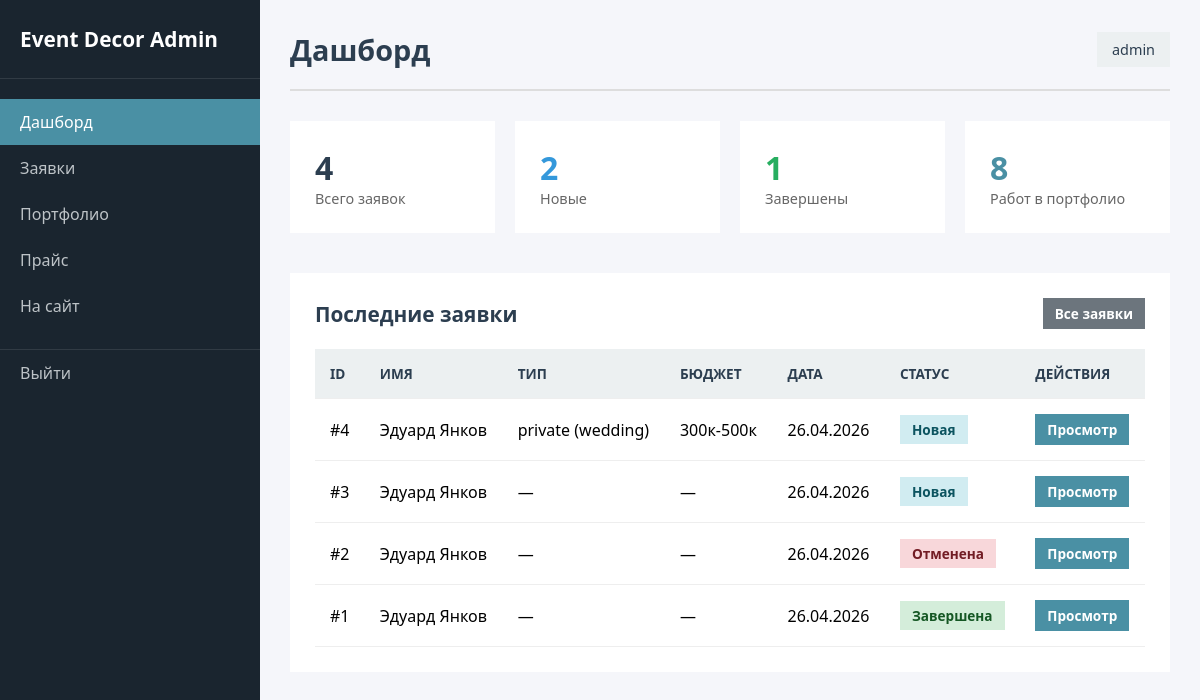
Page /admin (signed in) on the committed database.
### app.py (models this page shows)
class Order(db.Model):
    id = db.Column(db.Integer, primary_key=True)
    name = db.Column(db.String(100), nullable=False)
    phone = db.Column(db.String(20), nullable=False)
    email = db.Column(db.String(100), default='')
    event_date = db.Column(db.String(50))
    event_type = db.Column(db.String(50))
    sub_type = db.Column(db.String(50))
    budget = db.Column(db.String(50))
    message = db.Column(db.Text)
    status = db.Column(db.String(20), default='new')  # new, completed, cancelled
    created_at = db.Column(db.DateTime, default=datetime.utcnow)

### app.py (the view)
@app.route('/admin')
@login_required
def admin_dashboard():
    stats = {
        'total_orders': Order.query.count(),
        'new_orders': Order.query.filter_by(status='new').count(),
        'completed': Order.query.filter_by(status='completed').count(),
        'portfolio_items': PortfolioItem.query.count()
    }
    recent_orders = Order.query.order_by(Order.created_at.desc()).limit(5).all()
    return render_template('admin/dashboard.html', stats=stats, recent_orders=recent_orders)

### app.py (called while the page is built)
def login_required(f):
    @wraps(f)
    def decorated_function(*args, **kwargs):
        if 'logged_in' not in session:
            flash('Пожалуйста, войдите в систему', 'warning')
            return redirect(url_for('admin_login'))
        return f(*args, **kwargs)
    return decorated_function

### templates/admin/dashboard.html (shortened to what this page needs)
{% extends 'admin/base.html' %}
{% block page_title %}Дашборд{% endblock %}
{% block content %}
<div class="dashboard-stats">
    <div class="stat-card">
        <div class="stat-content">
            <span class="stat-number">{{ stats.total_orders }}</span>
            <span class="stat-label">Всего заявок</span>
        </div>
    </div>
    <div class="stat-card new">
        <div class="stat-content">
            <span class="stat-number">{{ stats.new_orders }}</span>
            <span class="stat-label">Новые</span>
        </div>
    </div>
    <div class="stat-card completed">
        <div class="stat-content">
            <span class="stat-number">{{ stats.completed }}</span>
            <span class="stat-label">Завершены</span>
        </div>
    </div>
    <div class="stat-card portfolio">
        <div class="stat-content">
            <span class="stat-number">{{ stats.portfolio_items }}</span>
            <span class="stat-label">Работ в портфолио</span>
        </div>
    </div>
</div>
<div class="dashboard-section">
    <div class="section-header">
        <h2>Последние заявки</h2>
        <a href="{{ url_for('admin_orders') }}" class="btn btn-secondary btn-sm">Все заявки</a>
    </div>
    <div class="table-container">
        <table class="admin-table">
            <thead>
                <tr>
                    <th>ID</th>
                    <th>Имя</th>
                    <th>Тип</th>
                    <th>Бюджет</th>
                    <th>Дата</th>
                    <th>Статус</th>
                    <th>Действия</th>
                </tr>
            </thead>
            <tbody>
                {% for order in recent_orders %}
                <tr>
                    <td>#{{ order.id }}</td>
                    <td>{{ order.name }}</td>
                    <td>{{ order.event_type or '—' }}{% if order.sub_type %} ({{ order.sub_type }}){% endif %}</td>
                    <td>{{ order.budget or '—' }}</td>
                    <td>{{ order.created_at.strftime('%d.%m.%Y') }}</td>
                    <td>
                        <span class="status-badge status-{{ order.status }}">
                            {% if order.status == 'new' %}Новая
                            {% elif order.status == 'completed' %}Завершена
                            {% elif order.status == 'cancelled' %}Отменена{% endif %}
                        </span>
                    </td>
                    <td>
                        <a href="{{ url_for('admin_order_detail', id=order.id) }}" class="btn btn-sm btn-primary">Просмотр</a>
                    </td>
                </tr>
                {% else %}
                <tr>
                    <td colspan="7" class="no-data">Заявок пока нет</td>
                </tr>
                {% endfor %}
            </tbody>
        </table>
    </div>
</div>
{% endblock %}

### static/css/admin.css (style rules this page uses)
:root { --admin-primary: #4a90a4; --admin-primary-dark: #3a7a8a; --admin-dark: #2c3e50; --admin-light: #ecf0f1; --admin-sidebar: #1a252f; --admin-white: #ffffff; --admin-success: #27ae60; --admin-warning: #f39c12; --admin-danger: #e74c3c; --admin-info: #3498db; }
* { margin: 0; padding: 0; box-sizing: border-box; }
body { font-family: 'Segoe UI', Tahoma, Geneva, Verdana, sans-serif; background: #f5f6fa; }
.dashboard-stats { display: grid; grid-template-columns: repeat(auto-fit, minmax(200px, 1fr)); gap: 20px; margin-bottom: 40px; }
.stat-card { background: var(--admin-white); padding: 25px; border-radius: 0; box-shadow: none; display: flex; align-items: center; gap: 20px; }
.stat-content { display: flex; flex-direction: column; }
.stat-number { font-size: 2rem; font-weight: bold; color: var(--admin-dark); }
.stat-label { color: #666; font-size: 0.9rem; }
.stat-card.new .stat-icon, .stat-card.new .stat-number { color: var(--admin-info); }
.stat-card.completed .stat-icon, .stat-card.completed .stat-number { color: var(--admin-success); }
.stat-card.portfolio .stat-icon, .stat-card.portfolio .stat-number { color: var(--admin-primary); }
.dashboard-section { background: var(--admin-white); padding: 25px; border-radius: 0; box-shadow: none; }
.section-header { display: flex; justify-content: space-between; align-items: center; margin-bottom: 20px; }
.section-header h2 { color: var(--admin-dark); font-size: 1.3rem; }
.table-container { overflow-x: auto; }
.admin-table { width: 100%; border-collapse: collapse; }
.admin-table th, .admin-table td { padding: 15px; text-align: left; border-bottom: 1px solid #eee; }
.admin-table th { background: var(--admin-light); color: var(--admin-dark); font-weight: 600; text-transform: uppercase; font-size: 0.85rem; }
.status-badge { display: inline-block; padding: 5px 12px; border-radius: 0; font-size: 0.85rem; font-weight: 600; }
.status-new { background: #d1ecf1; color: #0c5460; }
.status-completed { background: #d4edda; color: #155724; }
.status-cancelled { background: #f8d7da; color: #721c24; }
.btn { display: inline-block; padding: 10px 20px; border: none; border-radius: 0; text-decoration: none; font-weight: 600; cursor: pointer; transition: all 0.3s; font-size: 0.9rem; }
.btn-primary { background: var(--admin-primary); color: var(--admin-white); }
.btn-secondary { background: #6c757d; color: var(--admin-white); }
.btn-sm { padding: 6px 12px; font-size: 0.85rem; }

### rows in the picture
Order: id "4", name "Эдуард Янков", event_type "private", sub_type "wedding", budget "300к-500к", created_at "26.04.2026", status "Новая"
Order: id "3", name "Эдуард Янков", event_type "—", budget "—", created_at "26.04.2026", status "Новая"
Order: id "2", name "Эдуард Янков", event_type "—", budget "—", created_at "26.04.2026", status "Отменена"
Order: id "1", name "Эдуард Янков", event_type "—", budget "—", created_at "26.04.2026", status "Завершена"

### other values in the picture
{{ session.admin_username }} "admin"
{{ stats.total_orders }} "4"
{{ stats.new_orders }} "2"
{{ stats.completed }} "1"
{{ stats.portfolio_items }} "8"
